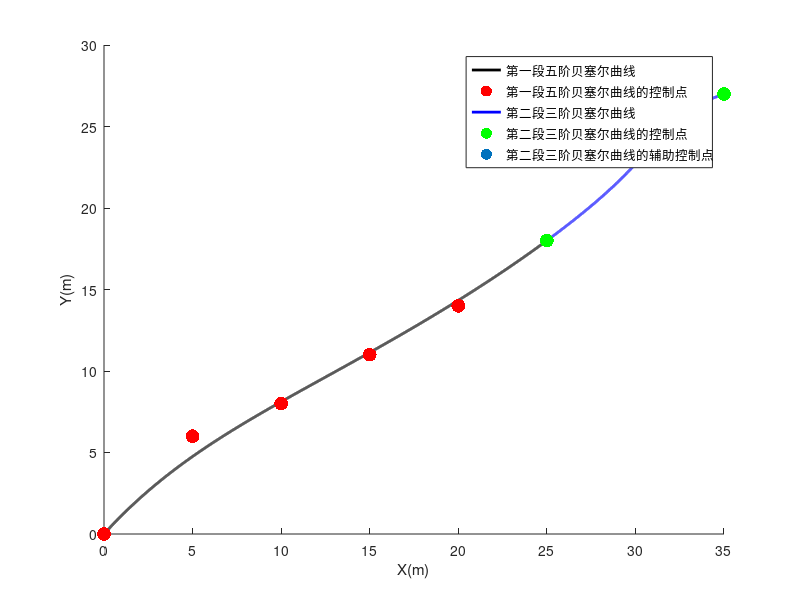
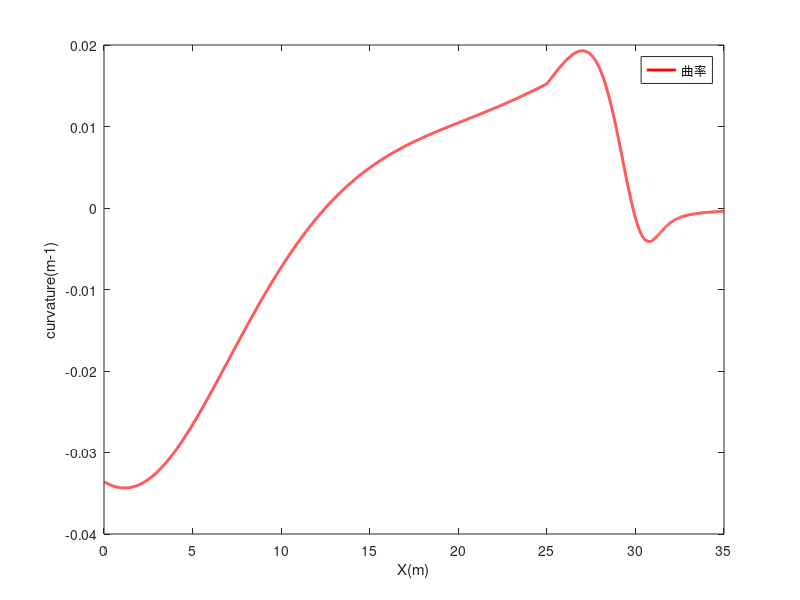

Recreate these plots in MATLAB, in order.
%五阶贝塞尔曲线
%为满足使连接点曲率连续和切线连续,增加了两对控制点
clc
clear
close all

%五阶控制点
p0=[0,0];
p1=[5,6];
p2=[10,8];

p3=[15,11];
p4=[20,14];
p5=[25,18];

%曲线参数t
t = 0:0.0001:1;

%第一条五阶贝塞尔曲线
first_5_bezier_x = p0(1).*(1-t).^5 + 5.*p1(1).*t.*(1-t).^4 + 10.*p2(1).*t.^2.*(1-t).^3 + 10.*p3(1).*t.^3.*(1-t).^2 + 5.*p4(1).*t.^4.*(1-t) + p5(1).*t.^5;
first_5_bezier_y = p0(2).*(1-t).^5 + 5.*p1(2).*t.*(1-t).^4 + 10.*p2(2).*t.^2.*(1-t).^3 + 10.*p3(2).*t.^3.*(1-t).^2 + 5.*p4(2).*t.^4.*(1-t) + p5(2).*t.^5;


g1 = p5(1) - p4(1);
g2 = p4(1) - p3(1);
h1 = p5(2) - p4(2);
h2 = p4(2) - p3(2);
m = 4*abs( g1*(h1-h2) - h1*(g1-g2) );
ss = 5*( ((g1*g1) + (h1*h1)).^1.5 );
c1 = m/ss;

%五阶控制点
r0 = [25,18];

r2 = [30,25];
r3 = [35,27];

%计算辅助控制点
g = (p5(1) - p4(1));
h = (p5(2) - p4(2));
r = (g*g + h*h).^1.5;
m1 = abs( g*(r2(2) - p5(2))  -  h*( r2(1) - p5(1)));
ss1 = 1.5*c1*r;
n = sqrt(m1/ss1);


r1 = [(n*g + r0(1)), (n*h + r0(2))];


%曲线参数t1
t1 = 0:0.0001:1;

%第二条五阶贝塞尔曲线
second_3_bezier_x = r0(1).*(1-t).^3 + 3.*r1(1).*t.*(1-t).^2 + 3.*r2(1).*t.^2.*(1-t) + r3(1).*t.^3;
second_3_bezier_y = r0(2).*(1-t).^3 + 3.*r1(2).*t.*(1-t).^2 + 3.*r2(2).*t.^2.*(1-t) + r3(2).*t.^3;


t = 0:0.0001:1;

dot_x_1 = 5*(p1(1) - p0(1)).*(1-t).^4 + 20*(p2(1) - p1(1)).*t.*(1-t).^3 + 30.*(p3(1) - p2(1)).*t.*t.*(1-t).*(1-t)  + 20.*(p4(1) - p3(1)).*t.*t.*t.*(1-t) + 5.*(p5(1) - p4(1)).*t.^4;
dot_y_1 = 5*(p1(2) - p0(2)).*(1-t).^4 + 20*(p2(2) - p1(2)).*t.*(1-t).^3 + 30.*(p3(2) - p2(2)).*t.*t.*(1-t).*(1-t)  + 20.*(p4(2) - p3(2)).*t.*t.*t.*(1-t) + 5.*(p5(2) - p4(2)).*t.^4;

dot_dot_x_1 = 20*(p2(1) - 2*p1(1) + p0(1)).*(1-t).^3 + 60.*(p3(1) - 2.*p2(1) + p1(1)).*t.*(1-t).*(1-t) + 60*(p4(1) - 2*p3(1) + p2(1)).*t.*t.*(1-t) + 20*(p5(1)-2*p4(1) + p3(1)).*(t).^3; 
dot_dot_y_1 = 20*(p2(2) - 2*p1(2) + p0(2)).*(1-t).^3 + 60.*(p3(2) - 2.*p2(2) + p1(2)).*t.*(1-t).*(1-t) + 60*(p4(2) - 2*p3(2) + p2(2)).*t.*t.*(1-t) + 20*(p5(2)-2*p4(2) + p3(2)).*(t).^3;



curvature1 = (dot_x_1.*dot_dot_y_1 - dot_dot_x_1.*dot_y_1) ./ (dot_y_1.*dot_y_1 + dot_x_1.*dot_x_1).^1.5;

dot_x_2 = 3*(r1(1) - r0(1)).*(1-t).^2 + 6.*(r2(1) - r1(1)).*t.*(1-t) + 30*(r3(1) - r2(1)).*t.*t;
dot_y_2 =  3*(r1(2) - r0(2)).*(1-t).^2 + 6.*(r2(2) - r1(2)).*t.*(1-t) + 30*(r3(2) - r2(2)).*t.*t;

dot_dot_x_2 = 6*(r2(1) - 2*r1(1) + r0(1)).*(1-t) + 6*(r3(1) - 2*r2(1) + r1(1)).*t ;
dot_dot_y_2 = 6*(r2(2) - 2*r1(2) + r0(2)).*(1-t) + 6*(r3(2) - 2*r2(2) + r1(2)).*t;

curvature2 = (dot_x_2.*dot_dot_y_2 - dot_dot_x_2.*dot_y_2) ./ (dot_y_2.*dot_y_2 + dot_x_2.*dot_x_2).^1.5;

curvature = [curvature1 curvature2];
x = [first_5_bezier_x second_3_bezier_x];

figure(1)
hold on
% grid
plot(first_5_bezier_x, first_5_bezier_y,"k-","LineWidth",2,"DisplayName","第一段五阶贝塞尔曲线")
plot([p0(1),p1(1),p2(1),p3(1),p4(1),p5(1)],[p0(2),p1(2),p2(2),p3(2),p4(2),p5(2)],'r.','MarkerSize',30, "DisplayName","第一段五阶贝塞尔曲线的控制点")
legend
xlabel("X(m)")
ylabel("Y(m)")
plot(second_3_bezier_x, second_3_bezier_y,"b-","LineWidth",2,"DisplayName","第二段三阶贝塞尔曲线")
plot([r0(1),r1(1),r2(1),r3(1)],[r0(2),r1(2),r2(2),r3(2)],'g.','MarkerSize',30,"DisplayName","第二段三阶贝塞尔曲线的控制点")

plot(r1(1) , r1(2),'.','MarkerSize',30,"DisplayName","第二段三阶贝塞尔曲线的辅助控制点" )



figure(2)

plot(x,curvature,"r-","LineWidth",2,"DisplayName","曲率");
legend

ylabel("curvature(m-1)")
xlabel("X(m)")

